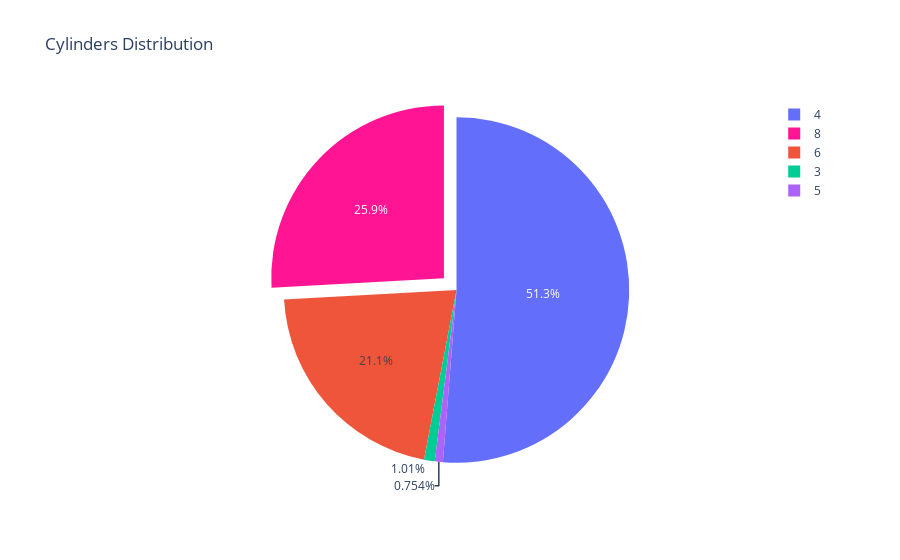

The notebook cell saved with this chart:
### Code cell
import plotly.graph_objects as go
explode_effect =[0.1,0.1,0.1]
custom_colors = ['Deeppink', 'aqua', 'orange']

fig= go.Figure(go.Pie(
      labels = auto_df["cylinders"],
      
      pull=explode_effect,
      marker=dict(colors=custom_colors)
))


# Set the title
fig.update_layout(title="Cylinders Distribution")

# Show the pie chart
fig.show()

### Figure 1 — Plotly figure (JSON) as saved in the notebook; plotly's stock layout.template omitted (floating-point values rounded to 4 significant figures; data arrays with more than 128 entries replaced by an {"elided": "..."} marker saying what was removed)
{"data": [{"labels": {"elided": "398 int values"}, "marker": {"colors": ["Deeppink", "aqua", "orange"]}, "pull": [0.1, 0.1, 0.1], "type": "pie"}], "layout": {"title": {"text": "Cylinders Distribution"}}}
